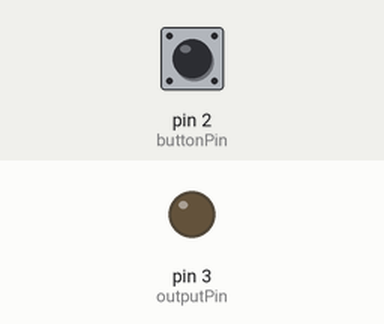
This sketch was run on a simulated Arduino Uno, built with avr-gcc and run on an emulated ATmega328P. On the bench: output pins drawn as LEDs (lit = HIGH). The inputs (shaded band) are chosen by the test bench; at power-on: pin 2 (buttonPin) HIGH.

Above: at 1.2 s.
1.3 s: pin 2 (buttonPin) pulled LOW for 0.15 s
At 1.37 s:
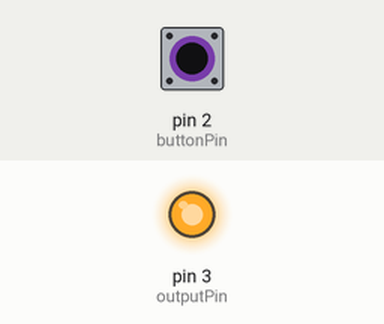
2.9 s: pin 2 (buttonPin) pulled LOW for 3.2 s
At 7.1 s:
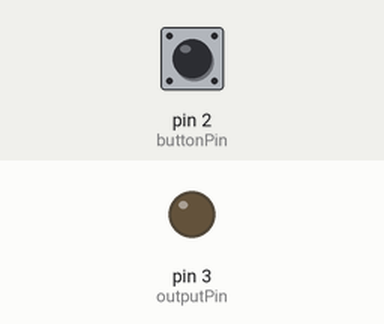
Timing chart, 0 to 8.6 s (numbered marks = the images above; inputs shaded):
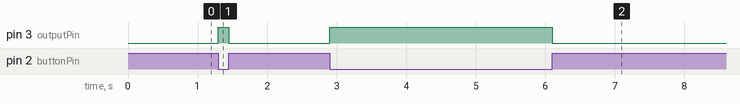

Measured:
- after the input at 1.3 s, pin 3 (outputPin): LOW → HIGH at once, → LOW 0.15 s later
- after the input at 2.9 s, pin 3 (outputPin): LOW → HIGH at once, → LOW 3.2 s later

The sketch:

botao.ino
```cpp
const int buttonPin = 2;
const int outputPin = 3;

void setup() {
  pinMode(buttonPin, INPUT_PULLUP); // botão com pull-up interno
  pinMode(outputPin, OUTPUT);
}

void loop() {
  int estadoBotao = digitalRead(buttonPin);

  if (estadoBotao == LOW) {
    // botão pressionado -> saída HIGH
    digitalWrite(outputPin, HIGH);
  } else {
    // botão solto -> saída LOW
    digitalWrite(outputPin, LOW);
  }
}
```
